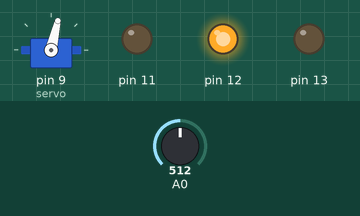
Simulated run of this sketch. Board: Arduino Uno, built with avr-gcc and run on an emulated ATmega328P. Shown: servo, output pins drawn as LEDs (lit = HIGH). Inputs (shaded band) come from the test bench; at power-on: A0 = 512.

Above: at 1.2 s.
1.3 s: A0 set to 900
3.9 s: A0 set to 1023
At 4.7 s:
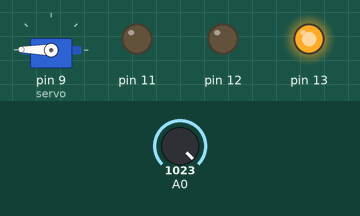
5.7 s: A0 set to 511
At 7.7 s:
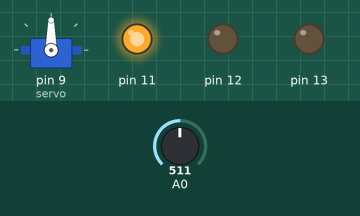
8.7 s: A0 set to 306
At 9.9 s:
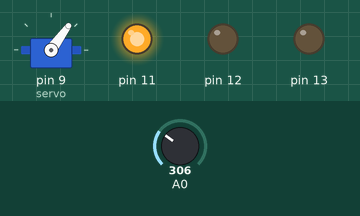
10.7 s: A0 set to 122
At 11.5 s:
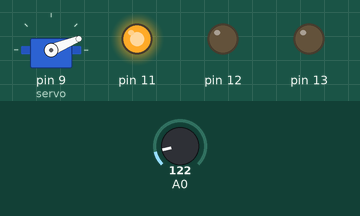
Timing chart, 0 to 13.6 s (numbered marks = the images above; inputs shaded):
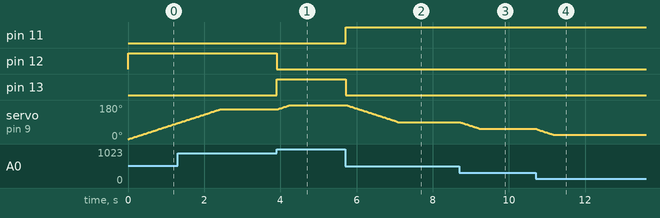

Measured:
- after the input at 3.9 s, pin 12: HIGH → LOW at once; pin 13: LOW → HIGH at once; servo on pin 9 (servo): moves from 157° to 179° over 0.32 s, starting at once
- after the input at 5.7 s, pin 11: LOW → HIGH at once; pin 13: HIGH → LOW at once
- after the input at 8.7 s, servo on pin 9 (servo): moves from 90° to 54° over 0.54 s, starting at once
- after the input at 10.7 s, servo on pin 9 (servo): moves from 54° to 22° over 0.47 s, starting at once

The sketch:

servomotor.ino
```cpp
#include <Servo.h>

int pos = 0;

Servo servo;
void setup(){
  Serial.begin(9600);
  pinMode(A0,INPUT);
  pinMode(13,OUTPUT);
  pinMode(12,OUTPUT);
  pinMode(11,OUTPUT);

  servo.attach(9,500,2500);
}

void loop(){

  int potenciometro = map(analogRead(A0),0,1023, 0, 180);
  int led = map(potenciometro,0,180,0,2);

  for(int i = 0; i < 3; i++){
    if(i == led) digitalWrite(11 + i, HIGH);
    else digitalWrite(11 + i, LOW);
  }

  if(pos > potenciometro)
    servo.write(pos--);
  if(pos < potenciometro)
    servo.write(pos++);

  delay(15);
}
```
